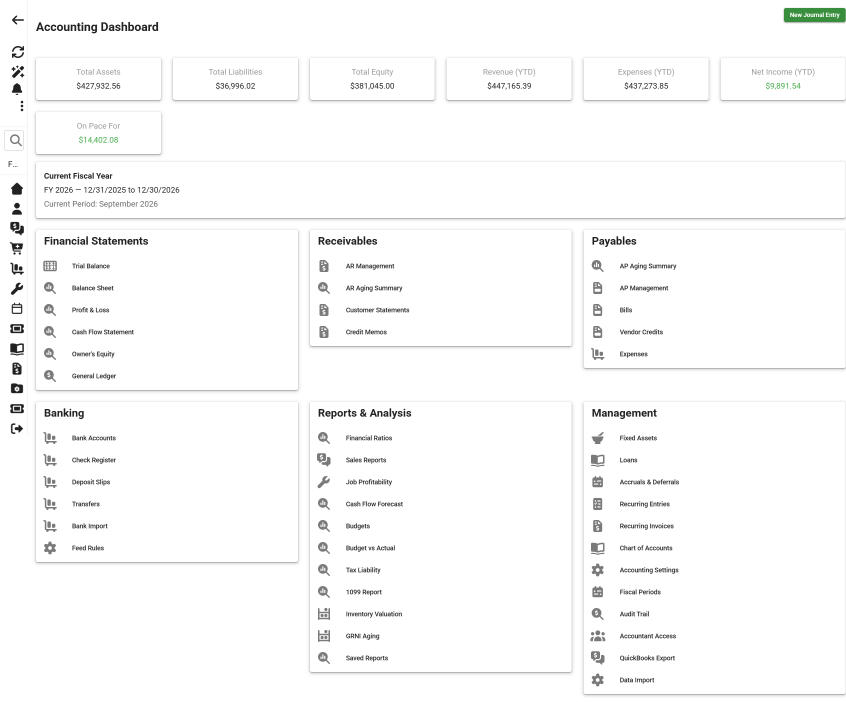
#> input picture images/accounting/sales1.fullvue.io_todos_view_1 (1).png, 2538 x 2106 px (shown at 1/3 size); its folder holds only this picture in this run
$ python export-shots.py
#> lines starting #> are read from the running program, lines starting #| are printed output that depends on the picture
"""Crop raw captures in images/ into static/shots/{slug}/{device}-{theme}.webp."""

from __future__ import annotations

import json
import re
from collections import defaultdict
from pathlib import Path

from PIL import Image

ROOT = Path(__file__).resolve().parents[1]
SRC = ROOT / "images"
OUT = ROOT / "static" / "shots"

# Explicit (folder, base_key) → slug. Prefer this when a folder has multiple screens.
SLUG_MAP: dict[tuple[str, str], str] = {
    ("landing", "login"): "landing",
    ("search", "login"): "search",
    ("jobs", "login"): "jobs",
    ("job", "view_17_tasks"): "job",
    ("scheduling", "view_17_tasks"): "scheduling",
    ("field", "view_17_tasks"): "field",
    ("sales", "sales"): "sales",
    ("sales", "sales-dark"): "sales",
    ("quotes", "sales"): "quotes",
    ("purchasing", "purchasing_order_1"): "purchasing-order",
    ("purchasing", "sales"): "purchasing",
    ("inventory", ""): "inventory",
    ("inventory", "main"): "inventory",
    ("ai", ""): "ai",
    ("ai", "main"): "ai",
    ("assets", "invoicing_view_6"): "assets",
    ("attendence", "invoicing_view_6"): "attendance",
    ("attendance", "invoicing_view_6"): "attendance",
    ("customer", "invoicing_view_6"): "customer",
    ("vendor", "invoicing_view_6"): "vendor",
    ("tether", "invoicing_view_6"): "tether",
    ("purchase-request", "invoicing_view_6"): "purchase-request",
}

# Folders that are one screen each — any key maps to this slug.
FOLDER_SLUG: dict[str, str] = {
    "accounting": "accounting",
    "assets": "assets",
    "attendence": "attendance",
    "attendance": "attendance",
    "counter": "counter",
    "counter-receipt": "counter-receipt",
    "counter-settings": "counter-settings",
    "customer": "customer",
    "customer-quote": "customer-quote",
    "field-fleet-inspections": "field-fleet-inspections",
    "field-sms": "field-sms",
    "huddle": "huddle",
    "products": "products",
    "purchase-request": "purchase-request",
    "qbo": "qbo",
    "sds": "sds",
    "settings": "settings",
    "sms-settings": "sms-settings",
    "tether": "tether",
    "to-do": "todos",
    "vendor": "vendor",
}


def device_of(name: str) -> str:
    lower = name.lower()
    if "ipad pro" in lower or re.search(r"(?:^|[-_])tablet(?:[-_.]|$)", lower):
        return "tablet"
    if "pixel 10" in lower or re.search(r"(?:^|[-_])phone(?:[-_.]|$)", lower):
        return "phone"
    if re.search(r"(?:^|[-_])desktop(?:[-_.]|$)", lower):
        return "desktop"
    return "desktop"


def theme_of(path: Path) -> str:
    lower = path.name.lower()
    if re.search(r"(?:^|[-_])dark(?:[-_.]|$)", lower):
        return "dark"
    if re.search(r"(?:^|[-_])light(?:[-_.]|$)", lower):
        return "light"
    with Image.open(path) as im:
#> im is the input picture: PIL image 2538x2106 RGBA; mean R, G, B, A 249.9, 250.1, 250, 255
        sample = im.convert("RGB").resize((48, 48))
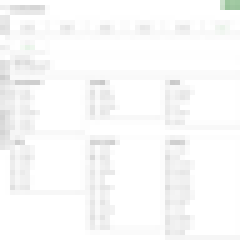
#> sample: PIL image 48x48 RGB (shown 5 times larger); mean R, G, B 249.7, 249.9, 249.7
        pixels = list(sample.getdata())
#> pixels = 2304 items, first 6: (253, 253, 253), (253, 253, 253), (255, 255, 255), (255, 255, 255), (255, 255, 255), (255, 255, 255)
        avg = sum(sum(c) for c in pixels) / (len(pixels) * 3)
#> avg = 249.8
    return "light" if avg >= 120 else "dark"


def base_key(name: str) -> str:
    n = re.sub(r"\(Pixel 10\)|\(iPad Pro\)", "", name)
    n = re.sub(r"\s*\(\d+\)", "", n)
    n = n.replace(".png", "")
    n = re.sub(r"^sales1\.fullvue\.io_?", "", n)
    n = re.sub(r"^foundtech\.fullvue\.io_?", "", n)
    # Strip explicit device/theme suffixes used by some exports (e.g. counter-desktop-dark).
    n = re.sub(r"[-_]?(?:desktop|tablet|phone)[-_]?(?:dark|light)$", "", n, flags=re.I)
    n = re.sub(r"[-_]?(?:dark|light)$", "", n, flags=re.I)
    return n.strip("_").strip("-").strip() or "main"


def resolve_slug(folder: str, key: str) -> str | None:
    if (folder, key) in SLUG_MAP:
        return SLUG_MAP[(folder, key)]
    if folder in FOLDER_SLUG:
        return FOLDER_SLUG[folder]
    return None


def crop_top(im: Image.Image, aspect_w: float, aspect_h: float) -> Image.Image:
    w, h = im.size
    target_h = int(w * aspect_h / aspect_w)
    if target_h >= h:
        target_w = int(h * aspect_w / aspect_h)
        if target_w < w:
            left = (w - target_w) // 2
            return im.crop((left, 0, left + target_w, h))
        return im.copy()
    return im.crop((0, 0, w, target_h))


def export_one(src: Path, dest: Path, device: str) -> tuple[int, int]:
    with Image.open(src) as im:
        im = im.convert("RGB")
        if device == "desktop":
            cropped = crop_top(im, 16, 10)
            max_w = 1920
        elif device == "tablet":
            cropped = crop_top(im, 3, 4)
            max_w = 1200
        else:
            cropped = crop_top(im, 9, 16)
            max_w = 720
        if cropped.width > max_w:
            nh = int(cropped.height * max_w / cropped.width)
            cropped = cropped.resize((max_w, nh), Image.Resampling.LANCZOS)
        dest.parent.mkdir(parents=True, exist_ok=True)
        cropped.save(dest, "WEBP", quality=82, method=6)
        return cropped.size


def main() -> None:
    OUT.mkdir(parents=True, exist_ok=True)
    cands: dict[str, dict[str, dict[str, Path]]] = defaultdict(lambda: defaultdict(dict))

    for path in sorted(SRC.rglob("*.png")):
        folder = path.parent.name
        device = device_of(path.name)
        theme = theme_of(path)
#> theme = 'light'
        key = base_key(path.name)
        slug = resolve_slug(folder, key)
        if slug is None:
            print(f"SKIP unmapped: {folder}/{path.name} key={key!r}")
            continue
        prev = cands[slug][device].get(theme)
        if prev is None or len(path.name) < len(prev.name):
            cands[slug][device][theme] = path
#> pass 2 of the loop in main, `for path in sorted(SRC.rglob("*.png")):`:
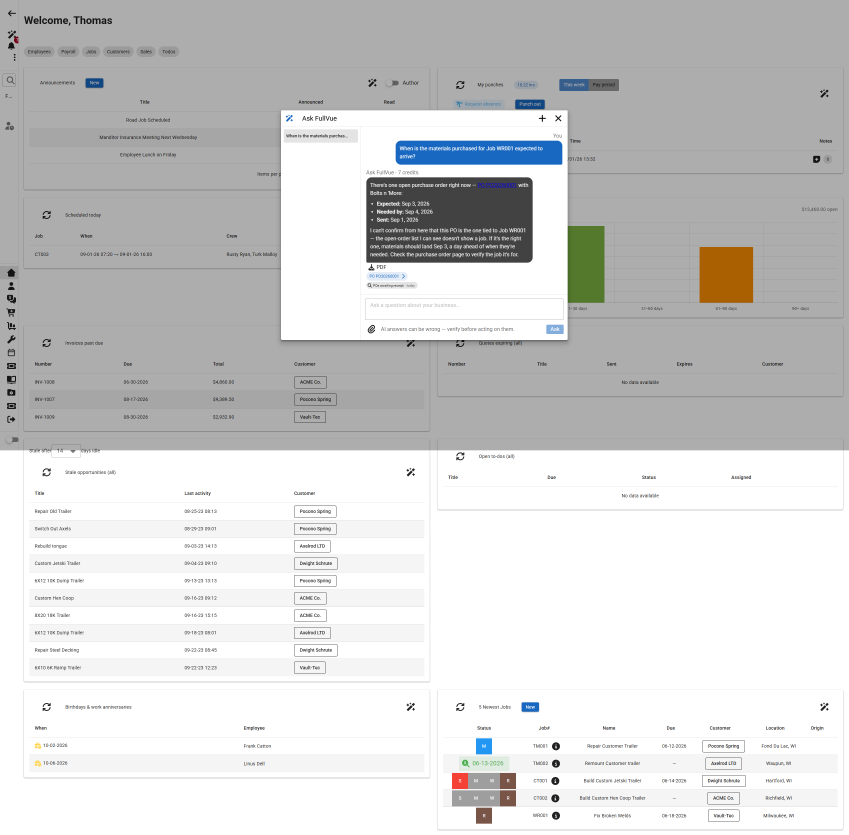
#> input picture images/ai/sales1.fullvue.io_ (1).png, 2545 x 2505 px (shown at 1/3 size)
#> in theme_of, im is the input picture: PIL image 2545x2505 RGBA; mean R, G, B, A 209.4, 209.7, 209.6, 255
#> in theme_of (call 2), `sample = im.convert("RGB").resize((48, 48))`:
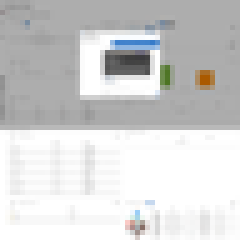
#> sample: PIL image 48x48 RGB (shown 5 times larger); mean R, G, B 209.3, 209.6, 209.5
#> pixels = 2304 items, first 6: (168, 168, 168), (164, 164, 164), (163, 163, 163), (166, 166, 166), (164, 164, 164), (164, 164, 164)
#> avg = 209.5

    manifest: dict = {}
    for slug, devices in sorted(cands.items()):
        manifest[slug] = {}
        for device, themes in sorted(devices.items()):
            manifest[slug][device] = {}
            for theme, src in sorted(themes.items()):
                dest = OUT / slug / f"{device}-{theme}.webp"
                size = export_one(src, dest, device)
#> in crop_top, `return im.crop((0, 0, w, target_h))`:
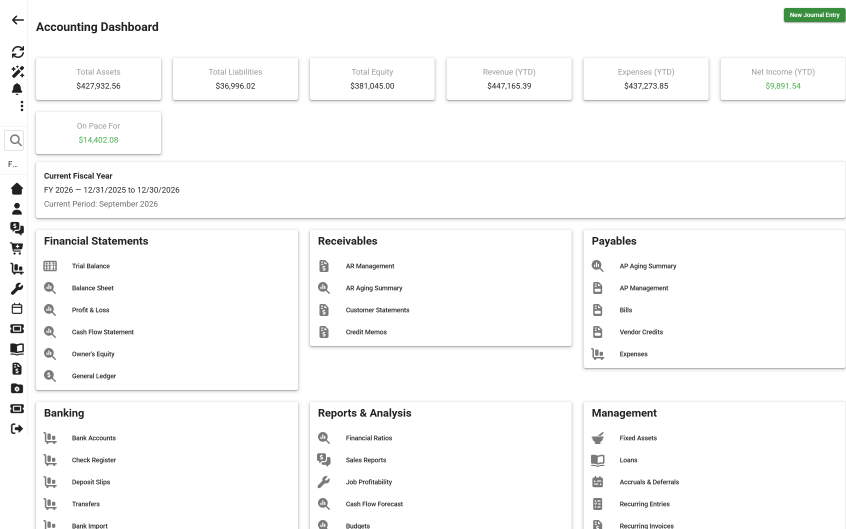
#> returned value: PIL image 2538x1586 RGB (shown at 1/3 size); mean R, G, B 249.5, 249.7, 249.5
#> size = (1920, 1199)
                src_rel = src.relative_to(ROOT).as_posix()
                if "callback_code=" in src.name or "token=" in src.name:
                    src_rel = f"images/{src.parent.name}/[sanitized].png"
                manifest[slug][device][theme] = {
                    "src": src_rel,
                    "out": dest.relative_to(ROOT).as_posix(),
                    "size": list(size),
                }
                print(f"OK {dest.relative_to(ROOT)} <- {src.name} ({size[0]}x{size[1]})")
#| OK static/shots/accounting/desktop-light.webp <- sales1.fullvue.io_todos_view_1 (1).png (1920x1199)
#> pass 2 of the loop in main, `for slug, devices in sorted(cands.items()):`:
#> im: PIL image 2545x2505 RGB
#> in crop_top (call 2), `return im.crop((0, 0, w, target_h))`:
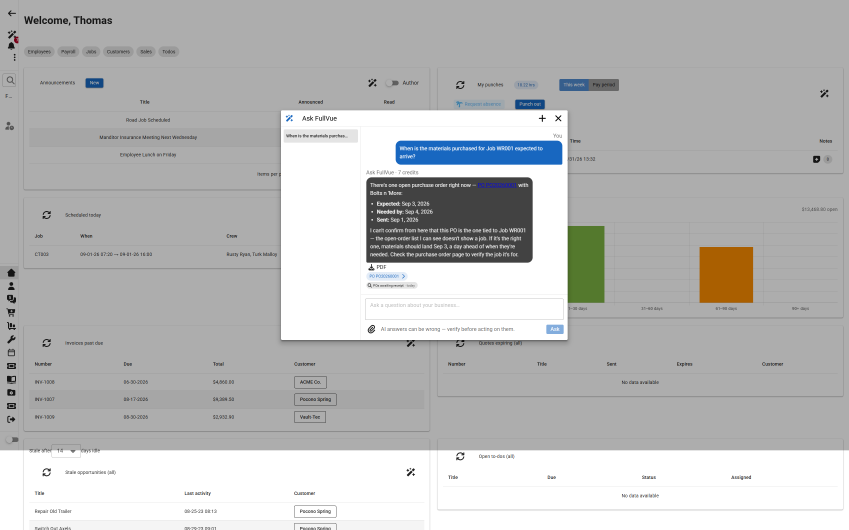
#> returned value: PIL image 2545x1590 RGB (shown at 1/3 size); mean R, G, B 186.6, 187.1, 186.9
#| OK static/shots/ai/desktop-light.webp <- sales1.fullvue.io_ (1).png (1920x1199)

    (OUT / "manifest.json").write_text(json.dumps(manifest, indent=2) + "\n", encoding="utf-8")
    print(f"\nWrote {OUT / 'manifest.json'}")
    print("Slugs:", ", ".join(manifest.keys()))
#| Slugs: accounting, ai


if __name__ == "__main__":
    main()
